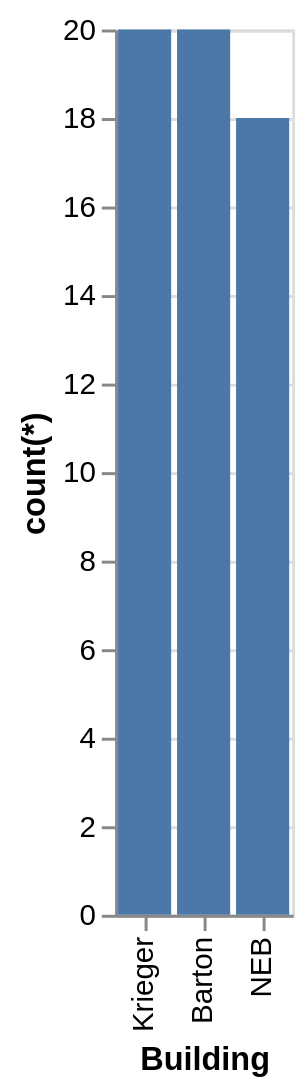

Source (Vega-Lite JSON):
### Vega-Lite specification from a JSON file in a GitHub repository (floating-point values rounded to 4 significant figures)
{"data": {"values": [{"x_data": "Krieger", "y_data": 20}, {"x_data": "Barton", "y_data": 20}, {"x_data": "NEB", "y_data": 18}]}, "mark": "bar", "encoding": {"x": {"field": "x_data", "type": "nominal", "title": "Building", "sort": {"op": "sum", "field": "y_data", "order": "descending"}}, "y": {"field": "y_data", "type": "quantitative", "title": "count(*)"}}}
